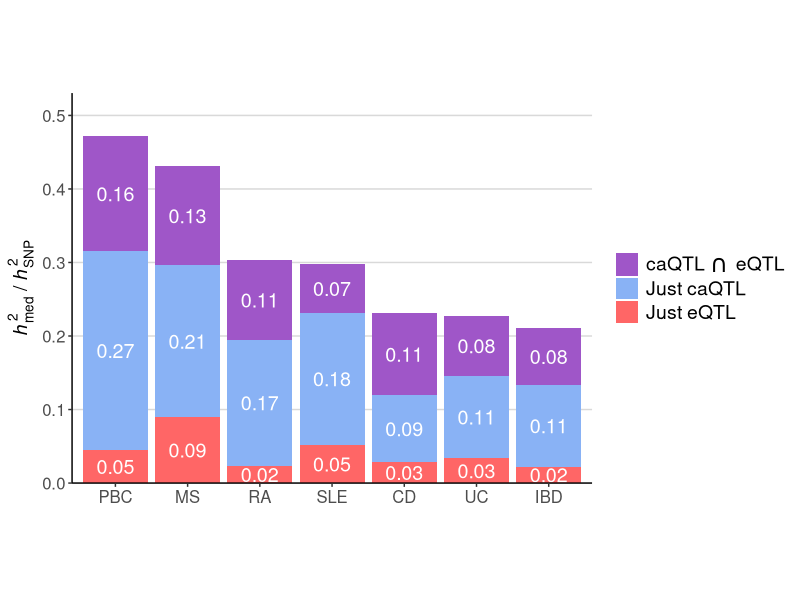

Reproduce this figure in R.
library(ggplot2)
library(forcats)
library(cowplot)
library(patchwork)
library(dplyr)
library(qvalue)



## Supp Figure 3 - h2med proportion of ATAC & RNA vs. ATAC vs. RNA
mesc_proportion <- read.table('../data/SuppFig3/ATAC_RNA_joint.mesc.results.proportion.070423.txt', header = T)

p_S3 <- mesc_proportion %>% 
  mutate(IMD = factor(IMD, levels=c("PBC", "MS", "RA", "SLE", "CD","UC", "IBD"))) %>%
  ggplot(aes(x=IMD, y=Proportion, fill= QTL)) + geom_col() + 
  geom_text(aes(label = round(Proportion, 2)), position = position_stack(vjust = 0.5), color="white", size=5) + 
    theme_classic() +   background_grid(major = 'y') +
  scale_y_continuous(limits = c(0,0.52), expand = expansion(mult = c(0, .02))) +
  scale_fill_manual(labels = c(expression("caQTL "*intersect()*" eQTL"),"Just caQTL", "Just eQTL"), values = c("#9F56C8","#89B2F5", "#FF6666")) +
  labs(y=expression(italic(h)["med"]^{2}*" / "*italic(h)["SNP"]^2)) + 
  theme(axis.title.x = element_blank(), axis.title.y = element_text(size=14), 
        axis.text.x = element_text(size=12), axis.text.y = element_text(size=12),
        legend.title = element_blank(), legend.text = element_text(size=14), legend.text.align = 0,
        legend.key.size = unit(0.6, 'cm'),
        aspect.ratio = 0.75)


ggsave('../figures/SuppFig3/SuppFig3.pdf', 
       plot = p_S3, 
       width=200, height=115, units="mm")
